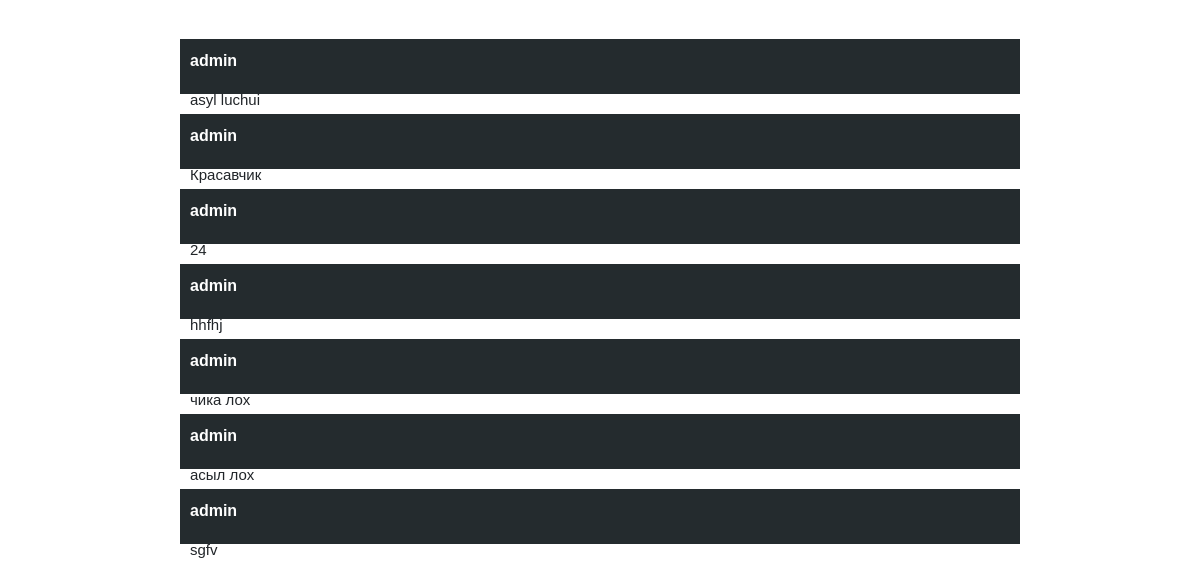
Page /posts/1/ (lower part) on the earlier database version.
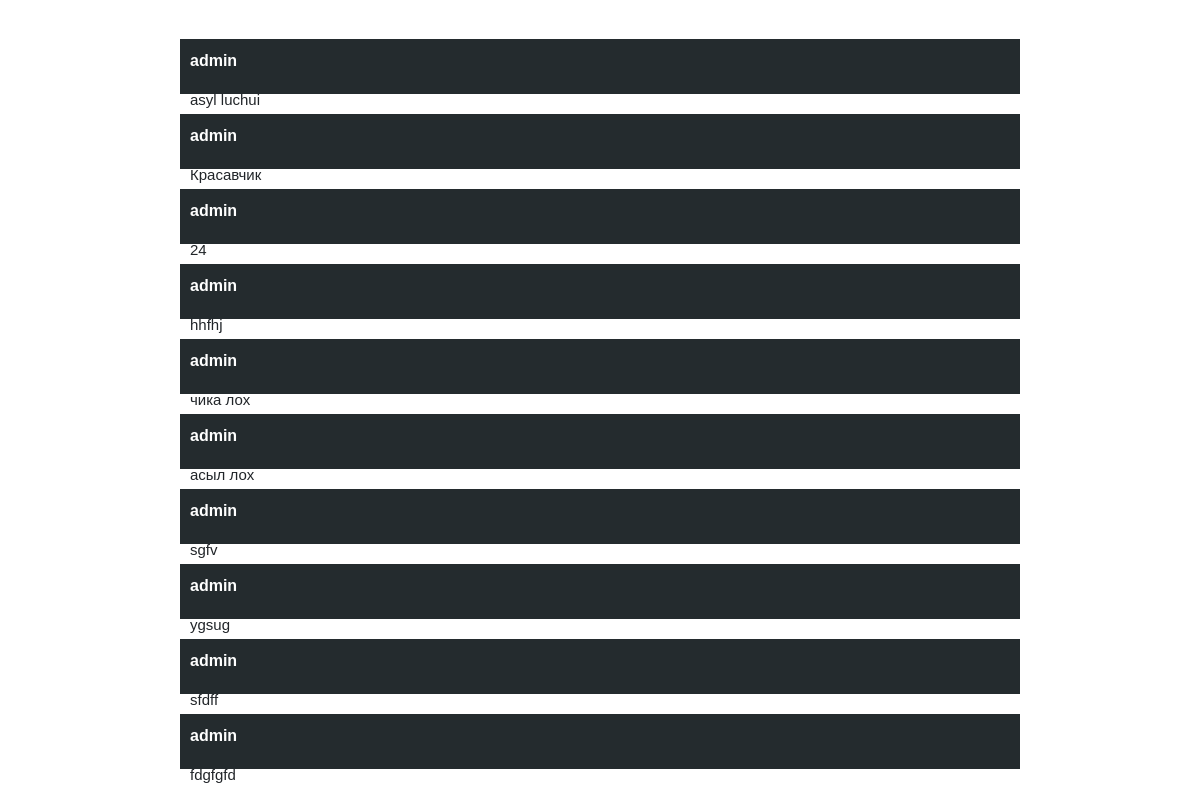
Same page on the later database version.
### posts/models.py (models this page shows, shortened)
class Comment(models.Model):
    author = models.ForeignKey(User, on_delete=models.CASCADE)
    text = models.TextField(null=True)
    post = models.ForeignKey(Post, on_delete=models.CASCADE)

### posts/views.py (the view, shortened to what this page needs)
# urls.py: path('posts/<int:id>/', PostDetailView.as_view()),
class PostDetailView(DetailView, CreateView):
    template_name = 'posts/detail.html'
    queryset = Post.objects.all()
    form_class = PostCreateForm
    pk_url_kwarg = 'id'
    def get_context_data(self, *, object_list=None, **kwargs):
        post = self.get_object()
        return {
            'post': post,
            'comments': Comment.objects.filter(post=post),
            'form': CommentCreateForm,
            'user': get_user_from_request(self.request)
        }

### users/utils.py (called while the page is built)
def get_user_from_request(request):
    return request.user if not request.user.is_anonymous else None

### templates/posts/detail.html (shortened to what this page needs)
{% extends 'layouts/main.html' %}
{% block content %}
    <div class="comments">
        {% for comment in comments %}
            <div>
                <p class="author">{{ comment.author.username }}</p>
                <p class="text">{{ comment.text }}</p>
            </div>
        {% endfor %}
    </div>
{% endblock %}

Differences in the rows shown:
added Comment: author.username "admin", text "ygsug"
added Comment: author.username "admin", text "sfdff"
added Comment: author.username "admin", text "fdgfgfd"
